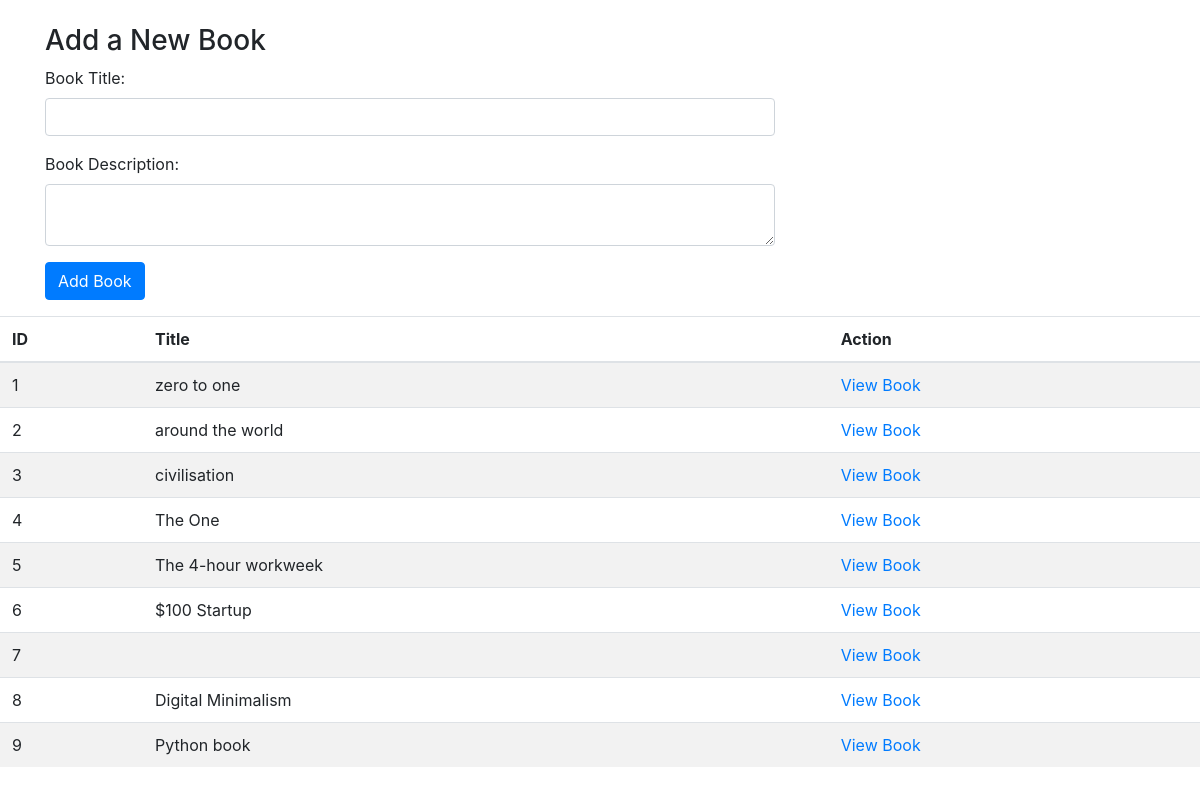
The page / on the database its author committed.
### books_authors_app/models.py (models this page shows, shortened)
class Book(models.Model):
    title = models.CharField(max_length=200)
    description = models.TextField()

### books_authors_app/views.py (the view)
# urls.py: path('', views.home, name='home'),
def home(request):
    data = dict(
        books = Book.objects.all(),
    )
    return render(request, 'new_book.html', context=data)

### books_authors_app/templates/new_book.html (shortened to what this page needs)
{% load static %}
<html>
<head>
    <link rel="stylesheet" href="https://stackpath.bootstrapcdn.com/bootstrap/4.5.2/css/bootstrap.min.css">
</head>
<body>
    <div class="container mt-4">
        <div class="row">
            <div class="col-md-8">
                <h3>Add a New Book</h3>
                <form action="{% url 'add_book' %}" method="post">
                    <div class="form-group">
                        <label>Book Title:</label>
                        <input type="text" class="form-control" name="title">
                    </div>
                    <div class="form-group">
                        <label>Book Description:</label>
                        <textarea type="text" class="form-control" name="description" maxlength="500"></textarea>
                    </div>
                    <button type="submit" class="btn btn-primary">Add Book</button>
                </form>
            </div>
        </div>
    </div>
    <table class="table table-striped">
        <thead>
            <tr>
                <th>ID</th>
                <th>Title</th>
                <th>Action</th>
            </tr>
        </thead>
        <tbody>
            {% for book in books %}
            <tr>
                <td>{{ book.id }}</td>
                <td>{{ book.title }}</td>
                <td><a href="{% url 'display_book' book_id=book.id %}">View Book</a></td>
            </tr>
            {% endfor %}
        </tbody>
    </table>
</body>
</html>

### rows shown on the page
Book: id "1", title "zero to one"
Book: id "2", title "around the world"
Book: id "3", title "civilisation"
Book: id "4", title "The One"
Book: id "5", title "The 4-hour workweek"
Book: id "6", title "$100 Startup"
Book: id "7"
Book: id "8", title "Digital Minimalism"
Book: id "9", title "Python book"
